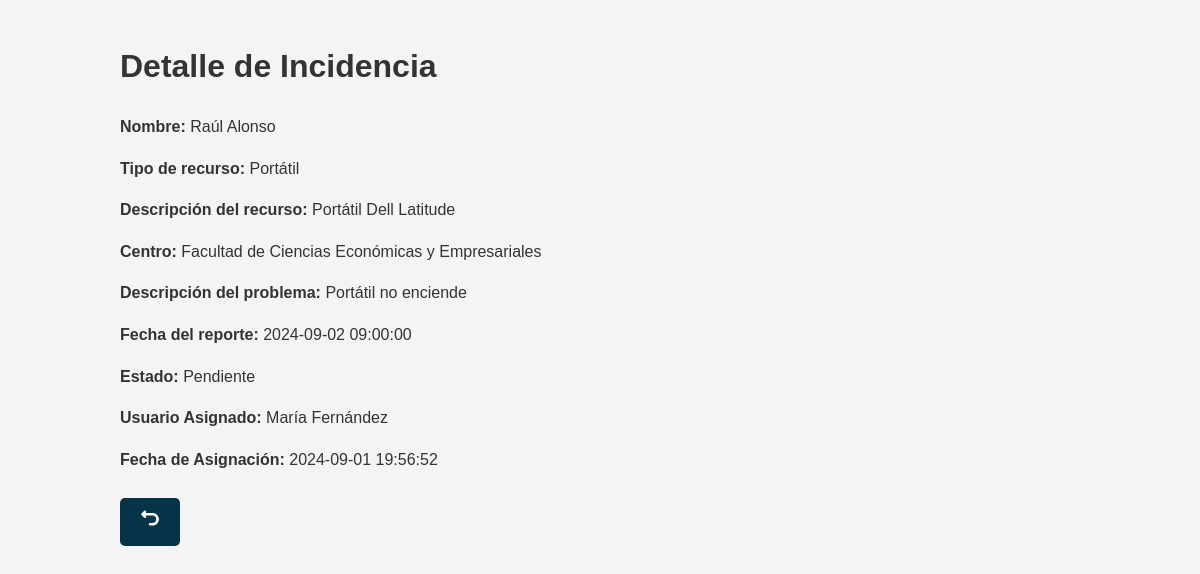
Screenshot of /Controllers/Incidencias_Controller.php?action=view_incidencia&ID_Incidencia=1 (signed in) with the database file from the repository.
### tables this page shows
CREATE TABLE Incidencia (
    ID_Incidencia INT AUTO_INCREMENT PRIMARY KEY,
    ID_Usuario INT NOT NULL,
    ID_Recurso INT NOT NULL,
    Descripcion_Problema TEXT NOT NULL,
    Fecha_Reporte DATETIME NOT NULL,
    Estado ENUM('Pendiente', 'Resuelta') NOT NULL,
    Asignada BOOLEAN NOT NULL DEFAULT FALSE,
    FOREIGN KEY (ID_Usuario) REFERENCES Usuario(ID_Usuario) ON DELETE CASCADE,
    FOREIGN KEY (ID_Recurso) REFERENCES Recurso(ID_Recurso) ON DELETE CASCADE
);

CREATE TABLE Usuario (
    ID_Usuario INT AUTO_INCREMENT PRIMARY KEY,
    DNI VARCHAR(9) NOT NULL UNIQUE,
    Nombre VARCHAR(50) NOT NULL,
    Apellidos VARCHAR(50) NOT NULL,
    NIU VARCHAR(50) NOT NULL UNIQUE,
    Email VARCHAR(100) NOT NULL,
    Rol ENUM('Estudiante', 'Docente', 'Becario de infraestructura', 'Personal de conserjeria', 'Admin') NOT NULL,
    Contrasena VARCHAR(100) NOT NULL
);

CREATE TABLE Recurso (
    ID_Recurso INT AUTO_INCREMENT PRIMARY KEY,
    Tipo VARCHAR(50) NOT NULL,
    Descripcion TEXT NOT NULL,
    Disponibilidad ENUM('Disponible', 'No disponible') NOT NULL,
    ID_Centro INT NOT NULL,
    FOREIGN KEY (ID_Centro) REFERENCES Centro(ID_Centro) ON DELETE CASCADE
);

CREATE TABLE Centro (
    ID_Centro INT AUTO_INCREMENT PRIMARY KEY,
    Nombre VARCHAR(50) NOT NULL,
    Direccion VARCHAR(100) NOT NULL,
    Telefono VARCHAR(15) NOT NULL,
    Email VARCHAR(100) NOT NULL
);

CREATE TABLE Incidencia_Asignacion (
    ID_Incidencia INT NOT NULL,
    ID_Usuario INT NOT NULL,
    Fecha_Asignacion DATETIME NOT NULL DEFAULT CURRENT_TIMESTAMP,
    PRIMARY KEY (ID_Incidencia, ID_Usuario),
    FOREIGN KEY (ID_Incidencia) REFERENCES Incidencia(ID_Incidencia) ON DELETE CASCADE,
    FOREIGN KEY (ID_Usuario) REFERENCES Usuario(ID_Usuario) ON DELETE CASCADE 
);

### models/Incidencias_Model.php (called while the page is built, shortened)
<?php
class Incidencias_Model {
    private $ID_Incidencia;
    public function __construct($ID_Incidencia, $ID_Usuario, $ID_Recurso, $Descripcion_Problema, $Fecha_Reporte, $Estado) {
        $this->ID_Incidencia = $ID_Incidencia;
        include_once 'Access_DB.php';
        $this->mysqli = ConnectDB();
    }
    function getIncidenciaById() {
        $sql = "SELECT
                    Incidencia.ID_Incidencia,
                    Incidencia.Descripcion_Problema,
                    Incidencia.Fecha_Reporte,
                    Incidencia.Estado,
                    Usuario.Nombre AS Nombre_Usuario,
                    Usuario.Apellidos AS Apellidos_Usuario,
                    Recurso.Tipo AS Tipo_Recurso,
                    Recurso.Descripcion AS Descripcion_Recurso,
                    Centro.ID_Centro AS ID_Centro,  -- Aseguramos obtener el ID_Centro aquí
                    Centro.Nombre AS Nombre_Centro,
                    IncAsig.ID_Usuario AS ID_Usuario_Asignado,
                    UsuarioAsignado.Nombre AS Nombre_Usuario_Asignado,
                    UsuarioAsignado.Apellidos AS Apellidos_Usuario_Asignado,
                    IncAsig.Fecha_Asignacion
                FROM
                    Incidencia
                JOIN
                    Usuario ON Incidencia.ID_Usuario = Usuario.ID_Usuario
                JOIN
                    Recurso ON Incidencia.ID_Recurso = Recurso.ID_Recurso
                JOIN
                    Centro ON Recurso.ID_Centro = Centro.ID_Centro
                LEFT JOIN
                    Incidencia_Asignacion IncAsig ON Incidencia.ID_Incidencia = IncAsig.ID_Incidencia
                LEFT JOIN
                    Usuario UsuarioAsignado ON IncAsig.ID_Usuario = UsuarioAsignado.ID_Usuario
                WHERE
                    Incidencia.ID_Incidencia = ?";
        $stmt = $this->mysqli->prepare($sql);
        $stmt->bind_param('i', $this->ID_Incidencia);
        $stmt->execute();
        $result = $stmt->get_result();
        if ($result->num_rows > 0) {
            return $result->fetch_assoc();
        } else {
            return null;
        }
    }
}
?>

### models/Access_DB.php (called while the page is built, shortened)
<?php
function ConnectDB() {
    $mysqli = new mysqli("localhost", "root", "", "uvigores");
    return $mysqli;
}
?>

### views/Incidencia_View_View.php (the view, shortened to what this page needs)
<?php
class Incidencia_View_View {
    function __construct($incidencia) {
        $this->incidencia = $incidencia;
        $this->render();
    }
    function render() {
        include '../Locales/Strings_SPANISH.php';
        ?>
        <!DOCTYPE html>
        <html lang="es">
        <head>
            <link rel="stylesheet" href="../css/styles.css">
        </head>
        <body>
            <div class="container">
                <h1><?php echo $strings['Detalle de Incidencia']; ?></h1>
                <div class="detail">
                    <p><strong><?php echo $strings['Nombre']; ?>:</strong> <?php echo $this->incidencia['Nombre_Usuario'] . ' ' . $this->incidencia['Apellidos_Usuario']; ?></p>
                    <p><strong><?php echo $strings['Tipo de recurso']; ?>:</strong> <?php echo $this->incidencia['Tipo_Recurso']; ?></p>
                    <p><strong><?php echo $strings['Descripción del recurso']; ?>:</strong> <?php echo $this->incidencia['Descripcion_Recurso']; ?></p>
                    <p><strong><?php echo $strings['Centro']; ?>:</strong> <?php echo $this->incidencia['Nombre_Centro']; ?></p>
                    <p><strong><?php echo $strings['Descripción del problema']; ?>:</strong> <?php echo $this->incidencia['Descripcion_Problema']; ?></p>
                    <p><strong><?php echo $strings['Fecha del reporte']; ?>:</strong> <?php echo $this->incidencia['Fecha_Reporte']; ?></p>
                    <p><strong><?php echo $strings['Estado']; ?>:</strong> <?php echo $this->incidencia['Estado']; ?></p>
                    <?php if ($this->incidencia['ID_Usuario_Asignado']) { ?>
                        <p><strong><?php echo $strings['Usuario Asignado']; ?>:</strong> <?php echo $this->incidencia['Nombre_Usuario_Asignado'] . ' ' . $this->incidencia['Apellidos_Usuario_Asignado']; ?></p>
                        <p><strong><?php echo $strings['Fecha de Asignación']; ?>:</strong> <?php echo $this->incidencia['Fecha_Asignacion']; ?></p>
                    <?php } else { ?>
                        <p><strong><?php echo $strings['Usuario Asignado']; ?>:</strong> <?php echo $strings['No Asignado']; ?></p>
                    <?php } ?>
                </div>
                <a class="button" href="Incidencias_Controller.php?action=list_all_incidencias" title="<?php echo $strings['Volver']; ?>">
                    <img src="../views/img/turn-back.png" alt="<?php echo $strings['Volver']; ?>" style="width: 20px; height: 20px;">
                </a>
            </div>
        </body>
        </html>
        <?php
    }
}
?>

### css/styles.css (style rules this page uses)
body { font-family: 'Arial', sans-serif; background-color: #f4f4f4; color: #333; margin: 0; padding: 0; line-height: 1.6; }
.container { width: 80%; margin: 0 auto; padding: 20px; }
a { color: #0056b3; text-decoration: none; font-weight: bold; }
button, .button { background-color: #073349; color: white; padding: 10px 20px; border: none; cursor: pointer; text-align: center; border-radius: 5px; font-size: 16px; margin: 5px 0; display: inline-block; }
.button { display: inline-block; padding: 10px 20px; margin: 10px 5px 0 0; background-color: #073349; color: white; text-align: center; text-decoration: none; border-radius: 5px; transition: background-color 0.3s ease; }

### rows the page displays
incidencia: ID_Usuario.Nombre "Raúl", ID_Usuario.Apellidos "Alonso", ID_Recurso.Tipo "Portátil", ID_Recurso.Descripcion "Portátil Dell Latitude", centro.Nombre "Facultad de Ciencias Económicas y Empresariales", Descripcion_Problema "Portátil no enciende", Fecha_Reporte "2024-09-02 09:00:00", Estado "Pendiente", usuario.Nombre "María", usuario.Apellidos "Fernández", incidencia_asignacion.Fecha_Asignacion "2024-09-01 19:56:52"

### other values shown
$strings['Detalle de Incidencia'] "Detalle de Incidencia"
$strings['Nombre'] "Nombre"
$strings['Tipo de recurso'] "Tipo de recurso"
$strings['Descripción del recurso'] "Descripción del recurso"
$strings['Centro'] "Centro"
$strings['Descripción del problema'] "Descripción del problema"
$strings['Fecha del reporte'] "Fecha del reporte"
$strings['Estado'] "Estado"
$strings['Usuario Asignado'] "Usuario Asignado"
$strings['Fecha de Asignación'] "Fecha de Asignación"
